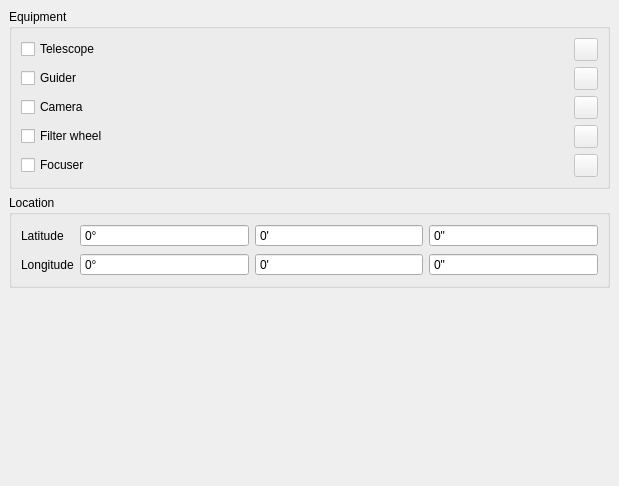
<?xml version="1.0" encoding="UTF-8"?>
<ui version="4.0">
 <class>SettingsFrame</class>
 <widget class="QFrame" name="SettingsFrame">
  <property name="geometry">
   <rect>
    <x>0</x>
    <y>0</y>
    <width>619</width>
    <height>486</height>
   </rect>
  </property>
  <property name="windowTitle">
   <string>Frame</string>
  </property>
  <layout class="QVBoxLayout" name="verticalLayout_2">
   <property name="leftMargin">
    <number>0</number>
   </property>
   <property name="topMargin">
    <number>0</number>
   </property>
   <property name="rightMargin">
    <number>0</number>
   </property>
   <property name="bottomMargin">
    <number>0</number>
   </property>
   <item>
    <widget class="QScrollArea" name="scrollArea">
     <property name="frameShape">
      <enum>QFrame::NoFrame</enum>
     </property>
     <property name="frameShadow">
      <enum>QFrame::Plain</enum>
     </property>
     <property name="horizontalScrollBarPolicy">
      <enum>Qt::ScrollBarAlwaysOff</enum>
     </property>
     <property name="widgetResizable">
      <bool>true</bool>
     </property>
     <widget class="QWidget" name="scrollAreaWidgetContents">
      <property name="geometry">
       <rect>
        <x>0</x>
        <y>0</y>
        <width>619</width>
        <height>486</height>
       </rect>
      </property>
      <layout class="QVBoxLayout" name="verticalLayout">
       <item>
        <widget class="QGroupBox" name="equipment_group_box">
         <property name="sizePolicy">
          <sizepolicy hsizetype="Preferred" vsizetype="Fixed">
           <horstretch>0</horstretch>
           <verstretch>0</verstretch>
          </sizepolicy>
         </property>
         <property name="title">
          <string>Equipment</string>
         </property>
         <layout class="QGridLayout" name="gridLayout">
          <item row="1" column="1">
           <widget class="QToolButton" name="guider_settings_button">
            <property name="enabled">
             <bool>false</bool>
            </property>
            <property name="text">
             <string/>
            </property>
            <property name="icon">
             <iconset resource="../resources/res.qrc">
              <normaloff>:/icons/ic_settings_white_48px.svg</normaloff>:/icons/ic_settings_white_48px.svg</iconset>
            </property>
            <property name="popupMode">
             <enum>QToolButton::InstantPopup</enum>
            </property>
           </widget>
          </item>
          <item row="4" column="0">
           <widget class="QCheckBox" name="focuser_check_box">
            <property name="text">
             <string>Focuser</string>
            </property>
           </widget>
          </item>
          <item row="3" column="0">
           <widget class="QCheckBox" name="filter_wheel_check_box">
            <property name="text">
             <string>Filter wheel</string>
            </property>
           </widget>
          </item>
          <item row="4" column="1">
           <widget class="QToolButton" name="focuser_settings_button">
            <property name="enabled">
             <bool>false</bool>
            </property>
            <property name="text">
             <string/>
            </property>
            <property name="icon">
             <iconset resource="../resources/res.qrc">
              <normaloff>:/icons/ic_settings_white_48px.svg</normaloff>:/icons/ic_settings_white_48px.svg</iconset>
            </property>
            <property name="popupMode">
             <enum>QToolButton::InstantPopup</enum>
            </property>
           </widget>
          </item>
          <item row="3" column="1">
           <widget class="QToolButton" name="filter_wheel_settings_button">
            <property name="enabled">
             <bool>false</bool>
            </property>
            <property name="text">
             <string/>
            </property>
            <property name="icon">
             <iconset resource="../resources/res.qrc">
              <normaloff>:/icons/ic_settings_white_48px.svg</normaloff>:/icons/ic_settings_white_48px.svg</iconset>
            </property>
            <property name="popupMode">
             <enum>QToolButton::InstantPopup</enum>
            </property>
           </widget>
          </item>
          <item row="2" column="0">
           <widget class="QCheckBox" name="camera_check_box">
            <property name="text">
             <string>Camera</string>
            </property>
           </widget>
          </item>
          <item row="1" column="0">
           <widget class="QCheckBox" name="guider_check_box">
            <property name="text">
             <string>Guider</string>
            </property>
           </widget>
          </item>
          <item row="0" column="1">
           <widget class="QToolButton" name="telescope_settings_button">
            <property name="enabled">
             <bool>false</bool>
            </property>
            <property name="text">
             <string/>
            </property>
            <property name="icon">
             <iconset resource="../resources/res.qrc">
              <normaloff>:/icons/ic_settings_white_48px.svg</normaloff>:/icons/ic_settings_white_48px.svg</iconset>
            </property>
            <property name="popupMode">
             <enum>QToolButton::InstantPopup</enum>
            </property>
           </widget>
          </item>
          <item row="0" column="0">
           <widget class="QCheckBox" name="telescope_check_box">
            <property name="text">
             <string>Telescope</string>
            </property>
           </widget>
          </item>
          <item row="2" column="1">
           <widget class="QToolButton" name="camera_settings_button">
            <property name="enabled">
             <bool>false</bool>
            </property>
            <property name="text">
             <string/>
            </property>
            <property name="icon">
             <iconset resource="../resources/res.qrc">
              <normaloff>:/icons/ic_settings_white_48px.svg</normaloff>:/icons/ic_settings_white_48px.svg</iconset>
            </property>
            <property name="popupMode">
             <enum>QToolButton::InstantPopup</enum>
            </property>
           </widget>
          </item>
         </layout>
        </widget>
       </item>
       <item>
        <widget class="QGroupBox" name="location_group_box">
         <property name="sizePolicy">
          <sizepolicy hsizetype="Preferred" vsizetype="Fixed">
           <horstretch>0</horstretch>
           <verstretch>0</verstretch>
          </sizepolicy>
         </property>
         <property name="title">
          <string>Location</string>
         </property>
         <layout class="QGridLayout" name="gridLayout_2">
          <item row="0" column="2">
           <widget class="QSpinBox" name="lat_m_spin">
            <property name="frame">
             <bool>true</bool>
            </property>
            <property name="buttonSymbols">
             <enum>QAbstractSpinBox::NoButtons</enum>
            </property>
            <property name="keyboardTracking">
             <bool>false</bool>
            </property>
            <property name="showGroupSeparator" stdset="0">
             <bool>false</bool>
            </property>
            <property name="suffix">
             <string>'</string>
            </property>
            <property name="maximum">
             <number>59</number>
            </property>
           </widget>
          </item>
          <item row="0" column="0">
           <widget class="QLabel" name="lat_label">
            <property name="sizePolicy">
             <sizepolicy hsizetype="Fixed" vsizetype="Preferred">
              <horstretch>0</horstretch>
              <verstretch>0</verstretch>
             </sizepolicy>
            </property>
            <property name="text">
             <string>Latitude</string>
            </property>
           </widget>
          </item>
          <item row="0" column="3">
           <widget class="QSpinBox" name="lat_s_spin">
            <property name="frame">
             <bool>true</bool>
            </property>
            <property name="buttonSymbols">
             <enum>QAbstractSpinBox::NoButtons</enum>
            </property>
            <property name="keyboardTracking">
             <bool>false</bool>
            </property>
            <property name="showGroupSeparator" stdset="0">
             <bool>false</bool>
            </property>
            <property name="suffix">
             <string>&quot;</string>
            </property>
            <property name="maximum">
             <number>59</number>
            </property>
           </widget>
          </item>
          <item row="0" column="1">
           <widget class="QSpinBox" name="lat_d_spin">
            <property name="frame">
             <bool>true</bool>
            </property>
            <property name="buttonSymbols">
             <enum>QAbstractSpinBox::NoButtons</enum>
            </property>
            <property name="keyboardTracking">
             <bool>false</bool>
            </property>
            <property name="showGroupSeparator" stdset="0">
             <bool>false</bool>
            </property>
            <property name="suffix">
             <string>°</string>
            </property>
            <property name="minimum">
             <number>-89</number>
            </property>
            <property name="maximum">
             <number>89</number>
            </property>
           </widget>
          </item>
          <item row="1" column="2">
           <widget class="QSpinBox" name="long_m_spin">
            <property name="frame">
             <bool>true</bool>
            </property>
            <property name="buttonSymbols">
             <enum>QAbstractSpinBox::NoButtons</enum>
            </property>
            <property name="keyboardTracking">
             <bool>false</bool>
            </property>
            <property name="showGroupSeparator" stdset="0">
             <bool>false</bool>
            </property>
            <property name="suffix">
             <string>'</string>
            </property>
            <property name="maximum">
             <number>59</number>
            </property>
           </widget>
          </item>
          <item row="1" column="0">
           <widget class="QLabel" name="long_label">
            <property name="sizePolicy">
             <sizepolicy hsizetype="Fixed" vsizetype="Preferred">
              <horstretch>0</horstretch>
              <verstretch>0</verstretch>
             </sizepolicy>
            </property>
            <property name="text">
             <string>Longitude</string>
            </property>
           </widget>
          </item>
          <item row="1" column="1">
           <widget class="QSpinBox" name="long_d_spin">
            <property name="frame">
             <bool>true</bool>
            </property>
            <property name="buttonSymbols">
             <enum>QAbstractSpinBox::NoButtons</enum>
            </property>
            <property name="keyboardTracking">
             <bool>false</bool>
            </property>
            <property name="showGroupSeparator" stdset="0">
             <bool>false</bool>
            </property>
            <property name="suffix">
             <string>°</string>
            </property>
            <property name="minimum">
             <number>-179</number>
            </property>
            <property name="maximum">
             <number>179</number>
            </property>
           </widget>
          </item>
          <item row="1" column="3">
           <widget class="QSpinBox" name="long_s_spin">
            <property name="frame">
             <bool>true</bool>
            </property>
            <property name="buttonSymbols">
             <enum>QAbstractSpinBox::NoButtons</enum>
            </property>
            <property name="keyboardTracking">
             <bool>false</bool>
            </property>
            <property name="showGroupSeparator" stdset="0">
             <bool>false</bool>
            </property>
            <property name="suffix">
             <string>&quot;</string>
            </property>
            <property name="maximum">
             <number>59</number>
            </property>
           </widget>
          </item>
         </layout>
        </widget>
       </item>
       <item>
        <spacer name="verticalSpacer_3">
         <property name="orientation">
          <enum>Qt::Vertical</enum>
         </property>
         <property name="sizeType">
          <enum>QSizePolicy::Expanding</enum>
         </property>
         <property name="sizeHint" stdset="0">
          <size>
           <width>20</width>
           <height>40</height>
          </size>
         </property>
        </spacer>
       </item>
      </layout>
     </widget>
    </widget>
   </item>
  </layout>
 </widget>
 <resources>
  <include location="../resources/res.qrc"/>
 </resources>
 <connections>
  <connection>
   <sender>telescope_check_box</sender>
   <signal>toggled(bool)</signal>
   <receiver>telescope_settings_button</receiver>
   <slot>setEnabled(bool)</slot>
   <hints>
    <hint type="sourcelabel">
     <x>559</x>
     <y>52</y>
    </hint>
    <hint type="destinationlabel">
     <x>578</x>
     <y>51</y>
    </hint>
   </hints>
  </connection>
  <connection>
   <sender>guider_check_box</sender>
   <signal>toggled(bool)</signal>
   <receiver>guider_settings_button</receiver>
   <slot>setEnabled(bool)</slot>
   <hints>
    <hint type="sourcelabel">
     <x>561</x>
     <y>87</y>
    </hint>
    <hint type="destinationlabel">
     <x>575</x>
     <y>85</y>
    </hint>
   </hints>
  </connection>
  <connection>
   <sender>camera_check_box</sender>
   <signal>toggled(bool)</signal>
   <receiver>camera_settings_button</receiver>
   <slot>setEnabled(bool)</slot>
   <hints>
    <hint type="sourcelabel">
     <x>560</x>
     <y>116</y>
    </hint>
    <hint type="destinationlabel">
     <x>577</x>
     <y>118</y>
    </hint>
   </hints>
  </connection>
  <connection>
   <sender>filter_wheel_check_box</sender>
   <signal>toggled(bool)</signal>
   <receiver>filter_wheel_settings_button</receiver>
   <slot>setEnabled(bool)</slot>
   <hints>
    <hint type="sourcelabel">
     <x>560</x>
     <y>151</y>
    </hint>
    <hint type="destinationlabel">
     <x>580</x>
     <y>151</y>
    </hint>
   </hints>
  </connection>
  <connection>
   <sender>focuser_check_box</sender>
   <signal>toggled(bool)</signal>
   <receiver>focuser_settings_button</receiver>
   <slot>setEnabled(bool)</slot>
   <hints>
    <hint type="sourcelabel">
     <x>559</x>
     <y>183</y>
    </hint>
    <hint type="destinationlabel">
     <x>573</x>
     <y>183</y>
    </hint>
   </hints>
  </connection>
 </connections>
</ui>
